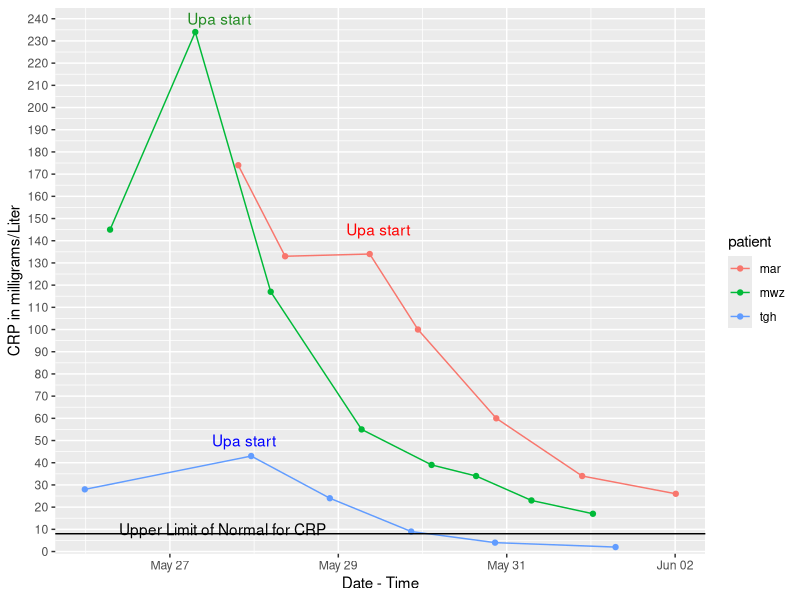

This figure's R source:
## ---- chunk 1
knitr::opts_chunk$set(echo = TRUE)
library(tidyverse)
library(readxl)
library(here)
library(lubridate)
## ---- chunk 2
crp <- readxl::read_excel("upa_data2.xlsx") %>%
  filter(test == "crp") %>% 
  relocate(patient, Dx, upa_start_date, upa)

## ---- chunk 3
crp %>% 
  group_by(patient) %>% 
  ggplot() +
  aes(x = date, y = 10*value, group = patient, color = patient) +
  geom_point() +
  geom_line() +
  labs(y = "CRP in milligrams/Liter",
       x = "Date - Time") +
  annotate("text", x = mdy_hms("May 27, 2022, 21:06:00"), y = 50, label= "Upa start", color = "blue"  ) +
  annotate("text", x = mdy_hms("May 27, 2022, 14:04:00"), y = 240, label= "Upa start", color = "forestgreen") +
  annotate("text", x = mdy_hms("May 29, 2022, 11:21:00"), y = 145, label= "Upa start", color = "red") +
  scale_y_continuous(breaks = seq(0, 250, 10),
          expand = expansion(add = c(3,5))) +
  geom_hline(yintercept =8, color = "black") +
  annotate("text", x = mdy_hms("May 27, 2022, 15:00:00"), y = 10, label= "Upper Limit of Normal for CRP", color = "black")
